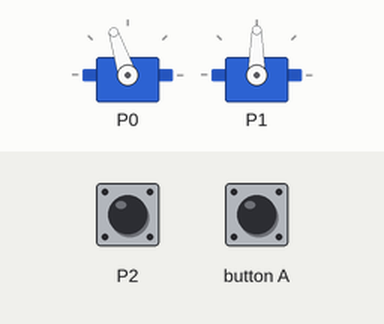
Bench run of a program on a simulated BBC micro:bit (MakeCode). On the bench: 2 × servo. Inputs (shaded band) come from the test bench; at power-on: P2 LOW.

Above: at 1.2 s.
1.3 s: P2 pulled HIGH for 0.15 s
At 1.38 s:
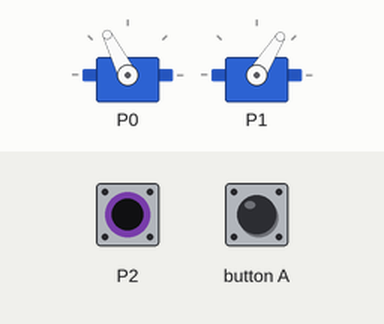
2.9 s: P2 pulled HIGH for 3.2 s
At 6.9 s:
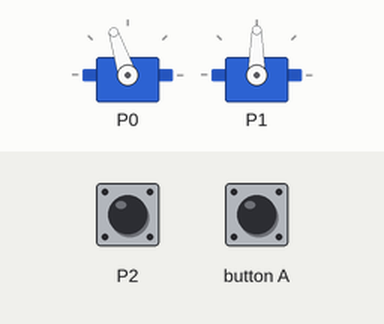
Timing chart, 0 to 8.4 s (numbered marks = the images above; inputs shaded):
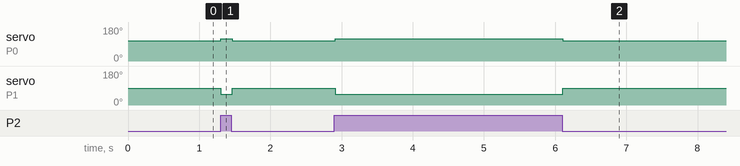

The program:

main.ts
```typescript
input.onButtonPressed(Button.A, function () {

})
basic.forever(function () {
    if (pins.digitalReadPin(DigitalPin.P2) == 0) {
        servos.P0.run(20)
        servos.P1.run(0)
    } else {
        servos.P0.run(30)
        servos.P1.run(-35)
    }
})
```

test.ts
```typescript
// les proves van aquí; això no es compilarà quan aquest paquet s'usi com a extensió.
```

Measured:
- after the input at 1.3 s, servo on P0: 108° → 117° at once, → 108° 0.16 s later; servo on P1: 90° → 58° at once, → 90° 0.16 s later
- after the input at 2.9 s, servo on P0: 108° → 117° at once, → 108° 3.2 s later; servo on P1: 90° → 58° at once, → 90° 3.2 s later
